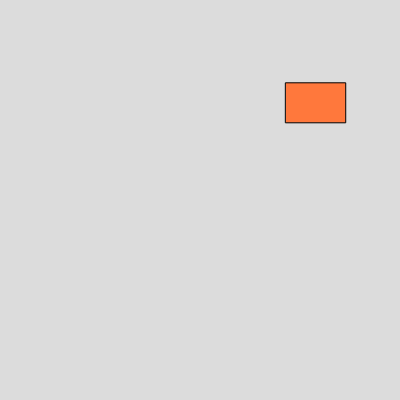
Frame 1 (no input)
Frame 60 (no input): blank canvas, image omitted
Frame 120 (the mouse pressed at the canvas centre since frame 60): blank canvas, image omitted

The p5.js sketch that drew this single still picture (run headless with seeded random() and noise() and a simulated clock; from frame 60 on, the mouse is pressed at the canvas centre):

// p5.js sketch
// ── sketch.js
function setup() {
  createCanvas(400, 400);
}

function draw() {
  background(220);
  
  let fc = frameCount % 100
  if (fc >= 0 && fc <= 5) {
    fill(255, 120, 60);
    rect(random(width), random(height), 60, 40);
  }
}
